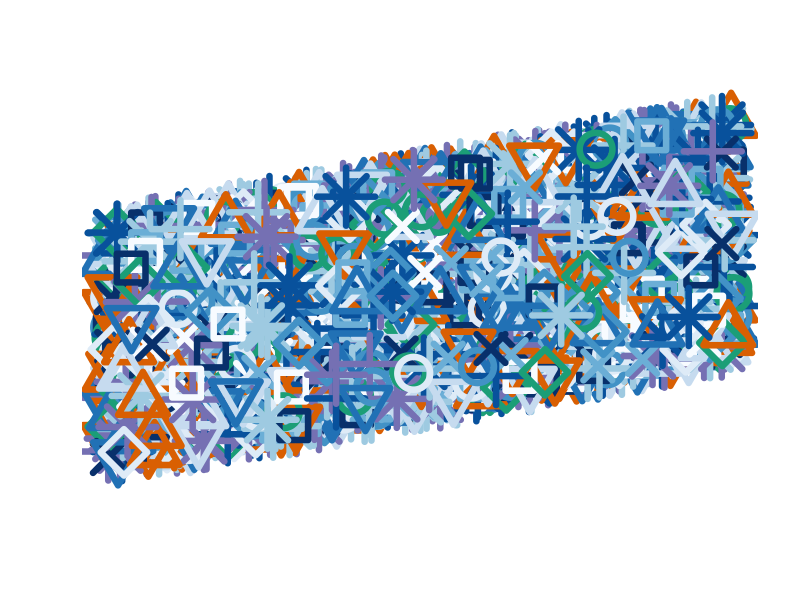

Recreate this plot in R.
library(RColorBrewer)
blues = brewer.pal(9, 'Blues')
dark2 = brewer.pal(3, 'Dark2')
colors = c(blues, dark2)
set.seed(44)
N <- 2600
x <- runif(N)
y <- sin(rnorm(N)) + x + 1.05
y2 <- sin(rnorm(N)) - x - 1.05
#y <- runif(N)
symbols = c(0, 1, 2, 3, 4, 5, 6, 8)
sizes = c(1.4, 1.6, 1.8, 2)
#png('test.png', width = 2000, height = 2000)
png('test2.png', width = 4200, height = 4800)
par(bg = NA)
x_range <- c(min(x), max(x))
y_range <- c(min(y), max(y))
span <- abs(y_range[2] - y_range[1])
y_range <- c(y_range[1] - span * .0714, y_range[2] + span * .0714)
plot(x_range, y_range, type = 'n', axes = F, xlab = '', ylab = '')
points(x, y, pch = symbols, cex = sizes * 1.3 * 2.1, lwd = 3 * 2.1, 
     bg = 'black', col = colors)
#points(x, y2, pch = symbols, cex = sizes*1.3, lwd = 3,
#       bg = 'black', col = colors)
dev.off()
